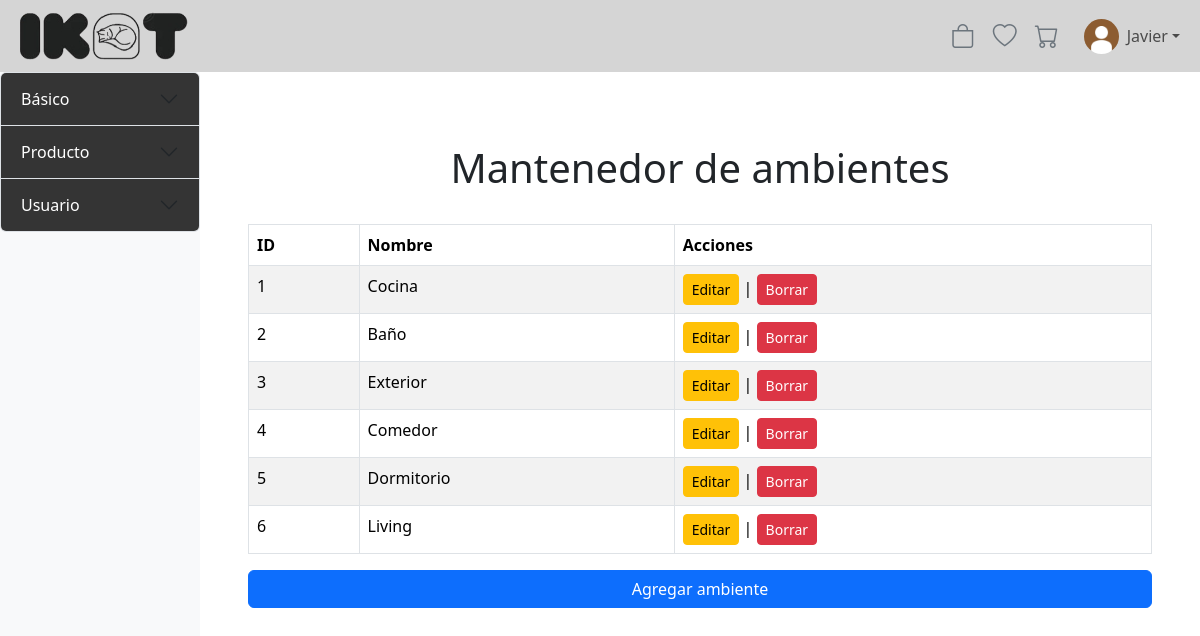
Screenshot of /mantenedores/Mantenedor_ambientes/mostrar_ambiente.php (signed in) with the database file from the repository.
### tables this page shows
CREATE TABLE `ambiente` (
  `id_ambiente` int(11) NOT NULL,
  `nombre_ambiente` varchar(30) NOT NULL
);

### mantenedores/Mantenedor_ambientes/mostrar_ambiente.php (the view, shortened to what this page needs)
<?php
include '../../config/conexion.php';
?>
<!DOCTYPE html>
<html lang="en">
<head>
    <link href="https://cdn.jsdelivr.net/npm/bootstrap@5.3.3/dist/css/bootstrap.min.css" rel="stylesheet">
    <link rel="stylesheet" href="https://cdn.jsdelivr.net/npm/bootstrap-icons@1.11.3/font/bootstrap-icons.min.css">
    <link rel="stylesheet" href="..\..\assets\css\styles.css">
</head>
<body>
    <?php include $_SERVER['DOCUMENT_ROOT'] . '/xampp/TIS-1/IKAT/templates/header.php';?>
    <div class="d-flex">
        <?php include '../sidebar-mantenedores.php';?>
        <div class="content-area flex-grow-1 p-5 col-4 col-md-10">
            <h1 class="text-center p-4">Mantenedor de ambientes</h1>
            <div class="table-responsive">
                <?php
                    $sql = "SELECT * FROM ambiente";
                    $result = $conn->query($sql);
                    if ($result->num_rows > 0) {
                        echo "<table class='table table-bordered table-striped'>
                                <thead class='thead-dark'>
                                    <tr>
                                        <th>ID</th>
                                        <th>Nombre</th>
                                        <th>Acciones</th>
                                    </tr>
                                </thead>
                                <tbody>";
                        while($row = $result->fetch_assoc()) {
                            echo "<tr>
                                    <td>" . $row["id_ambiente"] . "</td>
                                    <td>" . $row["nombre_ambiente"] . "</td>
                                    <td>
                                        <a class='btn btn-warning btn-sm' data-bs-toggle='modal' data-bs-target='#editarAmbienteModal" . $row["id_ambiente"] . "'>Editar</a> |
                                        <a href='borrar_ambiente.php?id=" . $row["id_ambiente"] . "' class='btn btn-danger btn-sm'>Borrar</a>
                                    </td>
                                  </tr>";
                        }
                        echo "</tbody></table>";
                        echo "<a class='btn btn-primary mt-3 d-block' data-bs-toggle='modal' data-bs-target='#agregarAmbienteModal'>Agregar ambiente</a>";
                    } else {
                        echo "<p class='text-center'>No hay ambientes registrados.</p>";
                        echo "<a class='btn btn-primary mt-3 d-block' data-bs-toggle='modal' data-bs-target='#agregarAmbienteModal'>Agregar ambiente</a>";
                        echo "<a href='../menu/menu.html' class='btn btn-primary mt-3 d-block'>Volver al menú</a>";
                    }
                ?>
            </div>
        </div>
    </div>
</body>
</html>

### templates/header.php (shortened to what this page needs)
<nav class="navbar navbar-expand-lg">
    <div class="container-fluid">
        <?php
            if (isset($_SESSION['tipo_usuario'])) {
                if ($_SESSION['tipo_usuario'] === 'Superadmin') { ?>
                <a href="/xampp/TIS-1/IKAT/views/menu_rol/menu_supadm.php">
                    <img width="180px" height="auto" src="/xampp/TIS-1/IKAT/assets/images/ikat.png" alt="Ikat">
                </a>
                <?php
                } elseif ($_SESSION['tipo_usuario'] === 'Admin') { ?>
                <a href="/xampp/TIS-1/IKAT/views/menu_rol/menu_adm.php">
                    <img width="180px" height="auto" src="/xampp/TIS-1/IKAT/assets/images/ikat.png" alt="Ikat">
                </a>
                <?php
                } elseif ($_SESSION['tipo_usuario'] === 'Registrado') { ?>
                <a href="/xampp/TIS-1/IKAT/views/menu_rol/menu_reg.php">
                    <img width="180px" height="auto" src="/xampp/TIS-1/IKAT/assets/images/ikat.png" alt="Ikat">
                </a>
                <?php
                }
            } else { ?>
                <a href="../index.php">
                    <img width="180px" height="auto" src="/xampp/TIS-1/IKAT/assets/images/ikat.png" alt="Ikat">
                </a>
            <?php
            }
        ?>
        <div class="collapse navbar-collapse" id="navbarContent">
            <ul class="navbar-nav ms-auto align-items-center text-center">
                <li class="nav-item d-flex align-items-center gap-3">
                    <a href="/xampp/TIS-1/IKAT/views/catalogo.php" class="btn btn-link d-none d-lg-flex p-0">
                        <i class="bi bi-bag fs-4 text-secondary"></i>
                    </a>
                    <a href="/xampp/TIS-1/IKAT/views/deseados.php" class="btn btn-link p-0 d-none d-lg-flex">
                        <i class="bi bi-heart fs-4 text-secondary"></i>
                    </a>
                    <a href="/xampp/TIS-1/IKAT/views/carrito.php" class="btn btn-link p-0 d-none d-lg-flex">
                        <i class="bi bi-cart fs-4 text-secondary"></i>
                    </a>
                    <div class="nav-item dropdown">
                        <a class="nav-link dropdown-toggle d-flex align-items-center" href="#" role="button"
                            data-bs-toggle="dropdown" aria-expanded="false">
                            <img src="/xampp/TIS-1/IKAT/assets/images/profile/01.webp"
                            alt="User Image" class="user-avatar me-2">
                            <span> <?php echo isset($_SESSION['nombre_usuario']) ? $_SESSION['nombre_usuario'] : 'Usuario'; ?> </span>
                        </a>
                    </div>
                </li>
            </ul>
        </div>
    </div>
</nav>

### mantenedores/sidebar-mantenedores.php (shortened to what this page needs)
<div id="sidebar" class="collapse show d-lg-block bg-light" style="width: 250px;">
    <div class="accordion" id="accordionSidebar">
        <div class="accordion-item">
            <h4 class="accordion-header" id="headingBasico">
                <button class="accordion-button collapsed" type="button" data-bs-toggle="collapse"
                        data-bs-target="#basicoLinks" aria-expanded="false" aria-controls="basicoLinks">
                    Básico
                </button>
            </h4>
        </div>
        <div class="accordion-item">
            <h4 class="accordion-header" id="headingProducto">
                <button class="accordion-button collapsed" type="button" data-bs-toggle="collapse"
                        data-bs-target="#productoLinks" aria-expanded="false" aria-controls="productoLinks">
                    Producto
                </button>
            </h4>
        </div>
        <?php if ($_SESSION['tipo_usuario'] == 'Superadmin'): ?>
        <div class="accordion-item">
            <h4 class="accordion-header" id="headingUsuario">
                <button class="accordion-button collapsed" type="button" data-bs-toggle="collapse"
                        data-bs-target="#usuarioLinks" aria-expanded="false" aria-controls="usuarioLinks">
                    Usuario
                </button>
            </h4>
        </div><?php endif; ?>
    </div>
</div>

### assets/css/styles.css (style rules this page uses)
body { cursor: url("../../assets/images/cathand.png"),auto; }
a.btn, a.nav-link, a.link-primary, button, [type="button"], [type="submit"] { cursor: url("../../assets/images/pointer.png"), pointer; }
a, button.btn, .input-group-text, button.input-group-text { cursor: url("../../assets/images/pointer.png"), pointer !important; }
.navbar { background-color: #d5d5d5; }
#sidebar { min-height: 100vh; width: 250px; background-color: #D5D5D5; transition: transform 0.3s ease; }
#sidebar .accordion-button { background-color: #343434; color: rgb(255, 255, 255); }
.user-avatar { width: 35px; height: 35px; object-fit: cover; border-radius: 50%; }

### rows the page displays
ambiente: id_ambiente "1", nombre_ambiente "Cocina"
ambiente: id_ambiente "2", nombre_ambiente "Baño"
ambiente: id_ambiente "3", nombre_ambiente "Exterior"
ambiente: id_ambiente "4", nombre_ambiente "Comedor"
ambiente: id_ambiente "5", nombre_ambiente "Dormitorio"
ambiente: id_ambiente "6", nombre_ambiente "Living"

### other values shown
$_SESSION['nombre_usuario'] "Javier"
